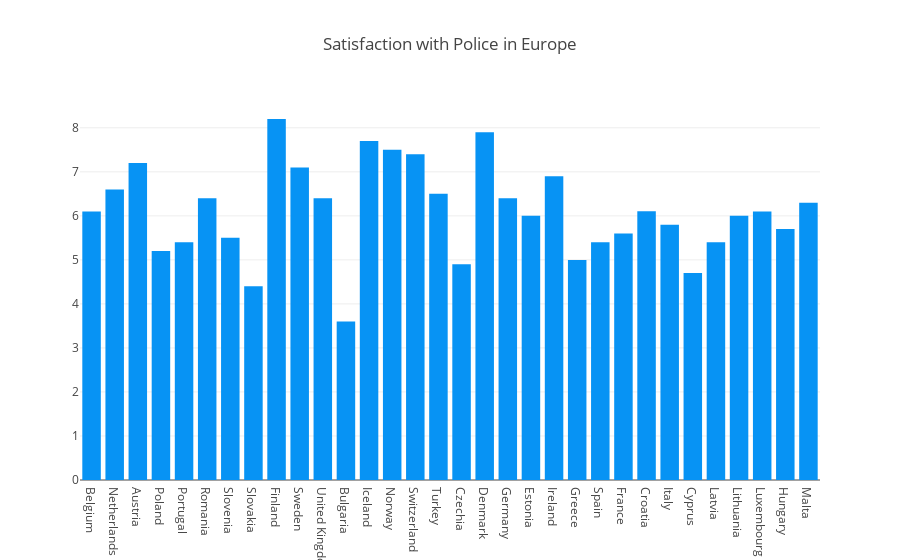

Source (notebook cell):
### Code cell
trace = [go.Bar(
             x = police['country'],
             y = police['police_trust_rating'],
             name = 'Under Employment',
             marker = dict(color = 'rgb(7, 147, 244)'),
)]
layout = go.Layout(title = 'Satisfaction with Police in Europe')
fig = go.Figure(data = trace, layout = layout)
iplot(fig)

### Figure 1 — Plotly figure (JSON) as saved in the notebook; plotly's stock layout.template omitted (floating-point values rounded to 4 significant figures)
{"data": [{"marker": {"color": "rgb(7, 147, 244)"}, "name": "Under Employment", "type": "bar", "uid": "07459ee4-17be-4fef-9f15-81eac390ae1a", "x": ["Belgium", "Netherlands", "Austria", "Poland", "Portugal", "Romania", "Slovenia", "Slovakia", "Finland", "Sweden", "United Kingdom", "Bulgaria", "Iceland", "Norway", "Switzerland", "Turkey", "Czechia", "Denmark", "Germany", "Estonia", "Ireland", "Greece", "Spain", "France", "Croatia", "Italy", "Cyprus", "Latvia", "Lithuania", "Luxembourg", "Hungary", "Malta"], "y": [6.1, 6.6, 7.2, 5.2, 5.4, 6.4, 5.5, 4.4, 8.2, 7.1, 6.4, 3.6, 7.7, 7.5, 7.4, 6.5, 4.9, 7.9, 6.4, 6.0, 6.9, 5.0, 5.4, 5.6, 6.106, 5.8, 4.7, 5.4, 6.0, 6.1, 5.7, 6.3]}], "layout": {"title": {"text": "Satisfaction with Police in Europe"}}}
